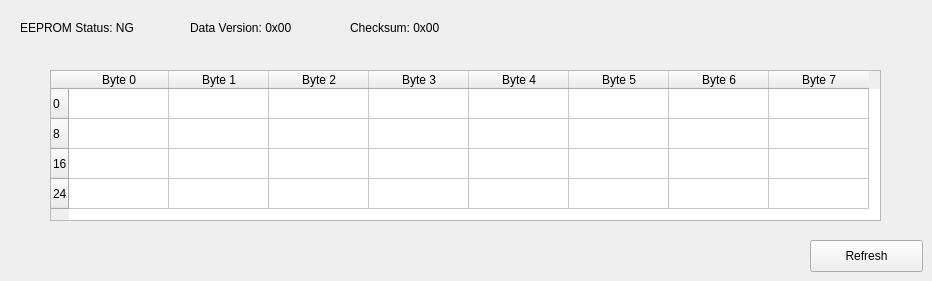
    <widget class="QWidget" name="tab_EEPROM">
     <attribute name="title">
      <string>EEPROM</string>
     </attribute>
     <widget class="QLabel" name="label_eeprom_version">
      <property name="geometry">
       <rect>
        <x>190</x>
        <y>20</y>
        <width>131</width>
        <height>16</height>
       </rect>
      </property>
      <property name="text">
       <string>Data Version: 0x00</string>
      </property>
     </widget>
     <widget class="QLabel" name="label_eeprom_status">
      <property name="geometry">
       <rect>
        <x>20</x>
        <y>20</y>
        <width>141</width>
        <height>16</height>
       </rect>
      </property>
      <property name="text">
       <string>EEPROM Status: NG</string>
      </property>
     </widget>
     <widget class="QLabel" name="label_eeprom_checksum">
      <property name="geometry">
       <rect>
        <x>350</x>
        <y>20</y>
        <width>131</width>
        <height>16</height>
       </rect>
      </property>
      <property name="text">
       <string>Checksum: 0x00</string>
      </property>
     </widget>
     <widget class="QTableWidget" name="eeprom_table">
      <property name="geometry">
       <rect>
        <x>50</x>
        <y>70</y>
        <width>831</width>
        <height>151</height>
       </rect>
      </property>
      <attribute name="horizontalHeaderCascadingSectionResizes">
       <bool>true</bool>
      </attribute>
      <attribute name="horizontalHeaderStretchLastSection">
       <bool>false</bool>
      </attribute>
      <attribute name="verticalHeaderCascadingSectionResizes">
       <bool>true</bool>
      </attribute>
      <attribute name="verticalHeaderStretchLastSection">
       <bool>false</bool>
      </attribute>
      <row>
       <property name="text">
        <string>0</string>
       </property>
      </row>
      <row>
       <property name="text">
        <string>8</string>
       </property>
      </row>
      <row>
       <property name="text">
        <string>16</string>
       </property>
      </row>
      <row>
       <property name="text">
        <string>24</string>
       </property>
      </row>
      <column>
       <property name="text">
        <string>Byte 0</string>
       </property>
      </column>
      <column>
       <property name="text">
        <string>Byte 1</string>
       </property>
      </column>
      <column>
       <property name="text">
        <string>Byte 2</string>
       </property>
      </column>
      <column>
       <property name="text">
        <string>Byte 3</string>
       </property>
      </column>
      <column>
       <property name="text">
        <string>Byte 4</string>
       </property>
      </column>
      <column>
       <property name="text">
        <string>Byte 5</string>
       </property>
      </column>
      <column>
       <property name="text">
        <string>Byte 6</string>
       </property>
      </column>
      <column>
       <property name="text">
        <string>Byte 7</string>
       </property>
      </column>
     </widget>
     <widget class="QPushButton" name="EEPROM_refresh_Btn">
      <property name="geometry">
       <rect>
        <x>810</x>
        <y>240</y>
        <width>113</width>
        <height>32</height>
       </rect>
      </property>
      <property name="text">
       <string>Refresh</string>
      </property>
     </widget>
    </widget>
